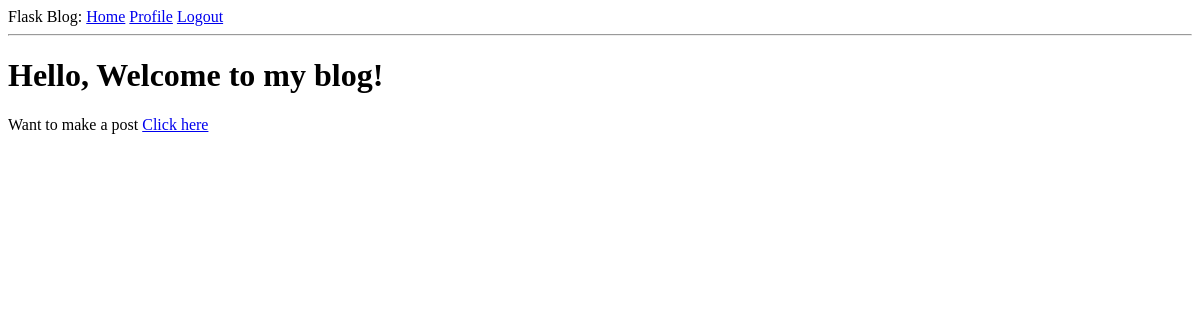
The page /index (signed in) on the database as committed earlier.
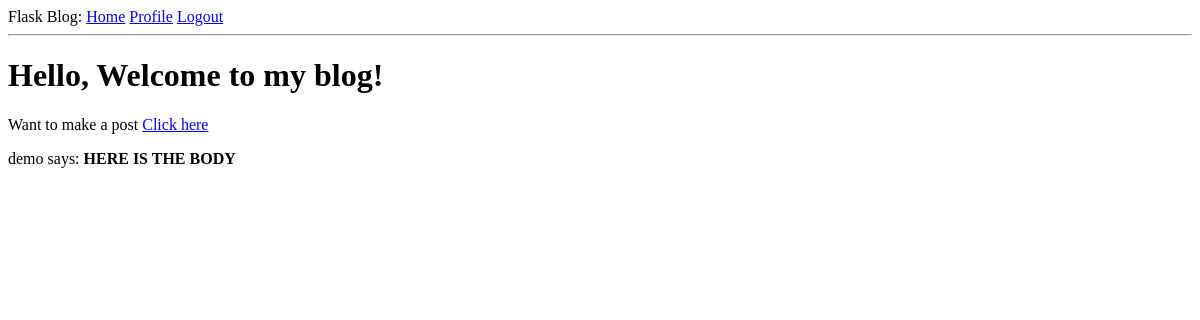
The same page on the database as committed later.
### app/models.py (models this page shows, shortened)
class Post(db.Model):  # Table to hold the blog posts written by users
    id = db.Column(db.Integer, primary_key=True)
    title = db.Column(db.String(140))
    subtitle = db.Column(db.String(140))
    body = db.Column(db.String(1500))
    timestamp = db.Column(db.DateTime, index=True, default=datetime.utcnow)
    user_id = db.Column(db.Integer, db.ForeignKey('user.id'))

class User(UserMixin, db.Model):  # Table to hold the user data
    id = db.Column(db.Integer, primary_key=True)
    username = db.Column(db.String(64), index=True, unique=True)
    email = db.Column(db.String(120), index=True, unique=True)
    password_hash = db.Column(db.String(128))
    posts = db.relationship('Post', backref='author', lazy='dynamic')
    about_me = db.Column(db.String(140))
    last_seen = db.Column(db.DateTime, default=datetime.utcnow)

### app/routes.py (the view)
@app.route('/')
@app.route('/index')
@login_required
def index():
    posts = Post.query.limit(5).all()
    return render_template('index.html', title='Home Page', posts=posts)

### app/models.py (called while the page is built)
@login.user_loader
def load_user(id):
    return User.query.get(int(id))

### app/routes.py (called while the page is built)
@app.before_request  # Function is executed before the view function
def before_request():
    if current_user.is_authenticated:
        current_user.last_seen = datetime.utcnow() # update the last_seen variable
        db.session.commit()

### app/templates/index.html
{% extends "base.html" %}
{% block content %}
<h1>Hello, Welcome to my blog!</h1>
<div>
    <p>Want to make a post <a href="{{ url_for('new_post') }}">Click here</a></p>
</div>
{% for post in posts %}
<div>
    <p>{{ post.author.username }} says: <b>{{ post.body }}</b></p>
</div>
{% endfor %}
{% endblock %}

Rows that differ between the two databases and show on the page:
added Post: author.username "demo", body "HERE IS THE BODY"
